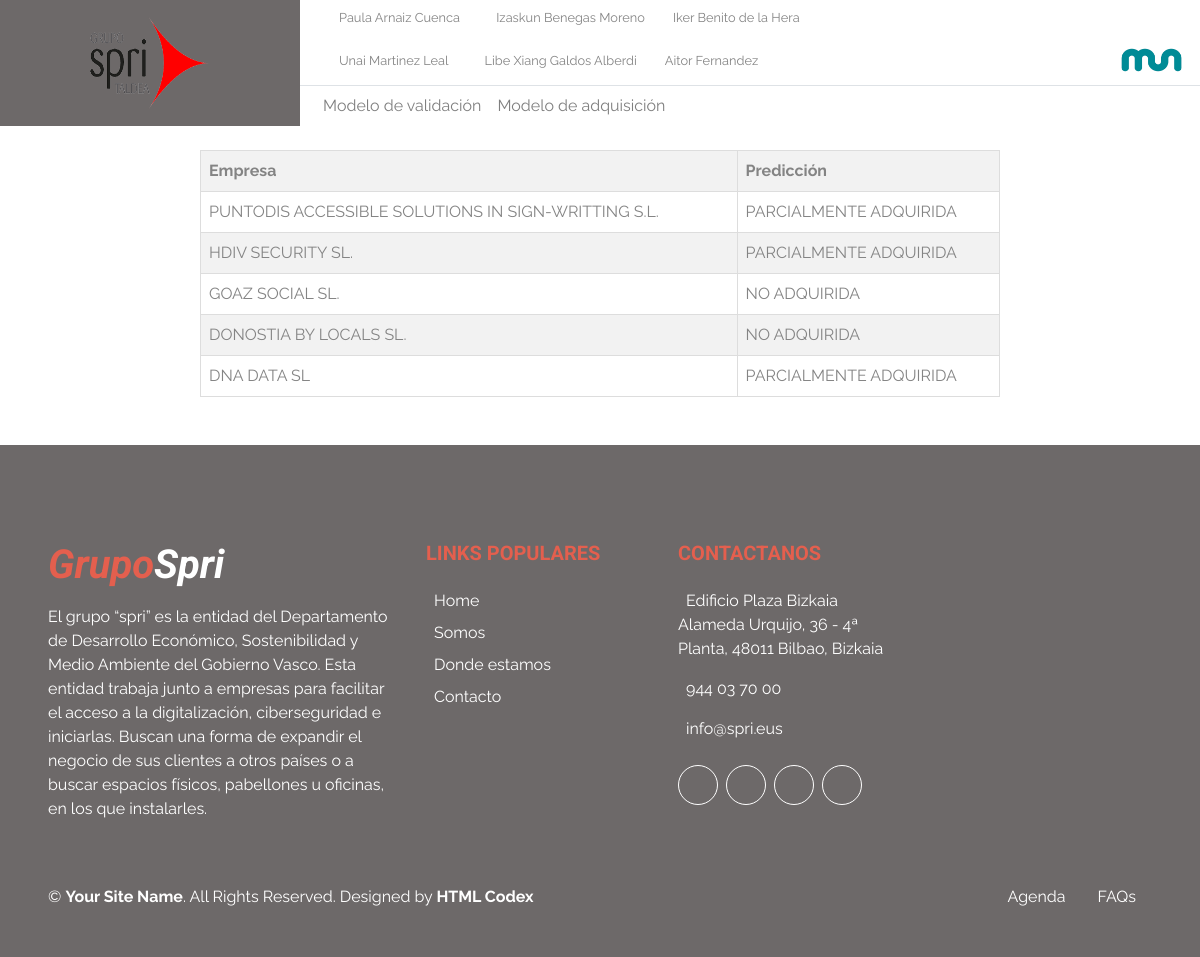
/resultadosad (signed in), run on the app's committed database.
### tables this page shows
CREATE TABLE empresa_adquisicion(
        usuario TEXT NOT NULL,
        empresa TEXT NOT NULL,
        prediccion TEXT NOT NULL
        );

### server.py (the view)
@app.route('/resultadosad')
def resultadosad():
    resultado=sql.ver_empresa_adquisicion(session['usuario'])
    return render_template('resultados.html',resultado=resultado)

### bbdd/sqlite.py (called while the page is built)
def ver_empresa_adquisicion(usuario:str):
    con = sqlite.connect(bbdd)
    cur = con.cursor()
    cur.execute("SELECT empresa, prediccion FROM empresa_adquisicion WHERE usuario = ?", (usuario,))
    resultado = cur.fetchall()
    con.close()
    return resultado

### templates/resultados.html
{%extends 'layout2.html' %}
{%block cuerpo%}
<br>
<table id="tabla">
    <thead>
      <tr>
        <th>Empresa</th>
        <th>Predicción</th>
      </tr>
    </thead>
    <tbody>
      {% for val in resultado %}
        <tr>
          {% for per in val %}
            <td>{{ per }}</td>
          {% endfor %}
        </tr>
      {% endfor %}
    </tbody>
  </table>
{%endblock%}

### data on the page
empresa_adquisicion: empresa "PUNTODIS ACCESSIBLE SOLUTIONS IN SIGN-WRITTING S.L.", prediccion "PARCIALMENTE ADQUIRIDA"
empresa_adquisicion: empresa "HDIV SECURITY SL.", prediccion "PARCIALMENTE ADQUIRIDA"
empresa_adquisicion: empresa "GOAZ SOCIAL SL.", prediccion "NO ADQUIRIDA"
empresa_adquisicion: empresa "DONOSTIA BY LOCALS SL.", prediccion "NO ADQUIRIDA"
empresa_adquisicion: empresa "DNA DATA SL", prediccion "PARCIALMENTE ADQUIRIDA"
